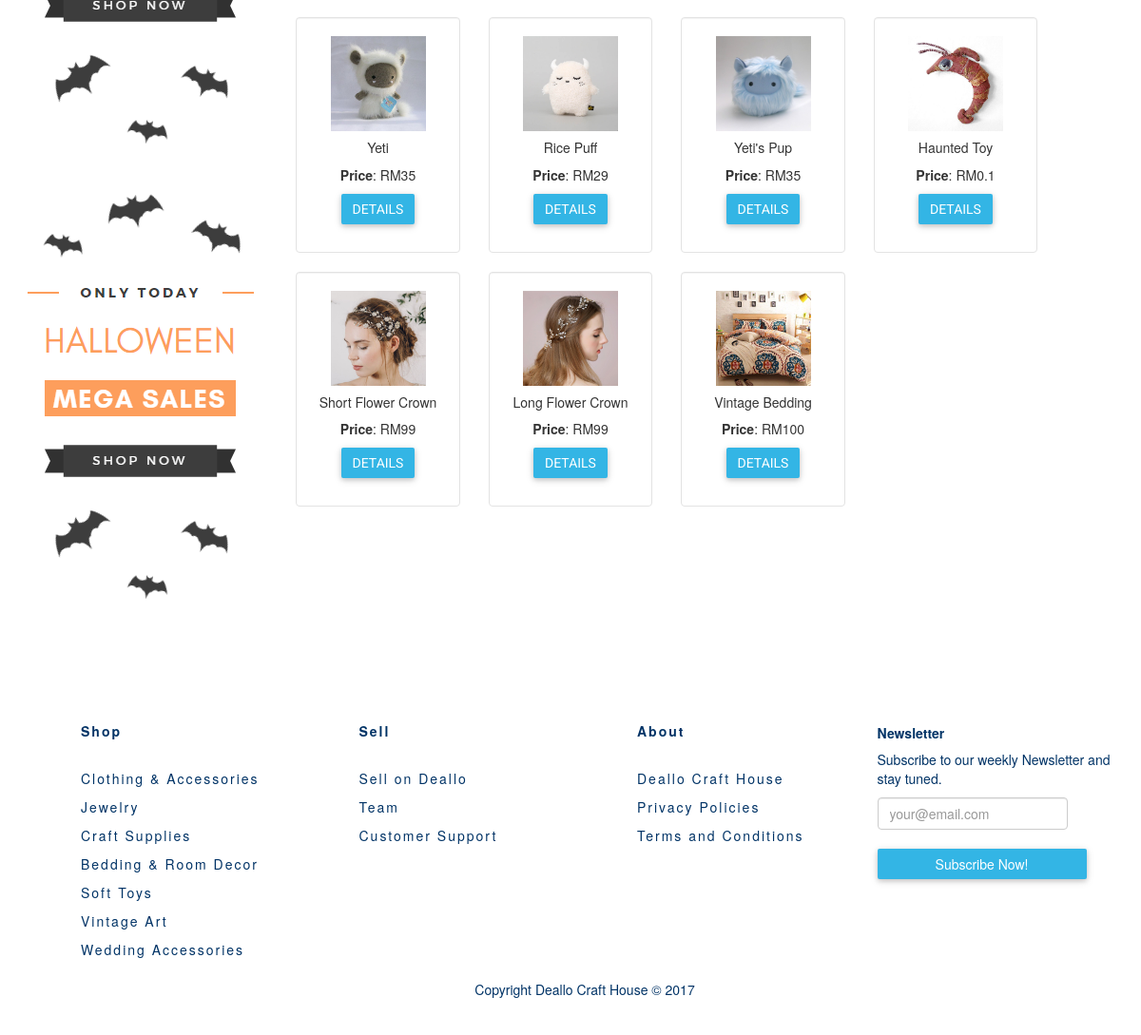
Page /pages/products.php (signed in, lower part) on the earlier database version.
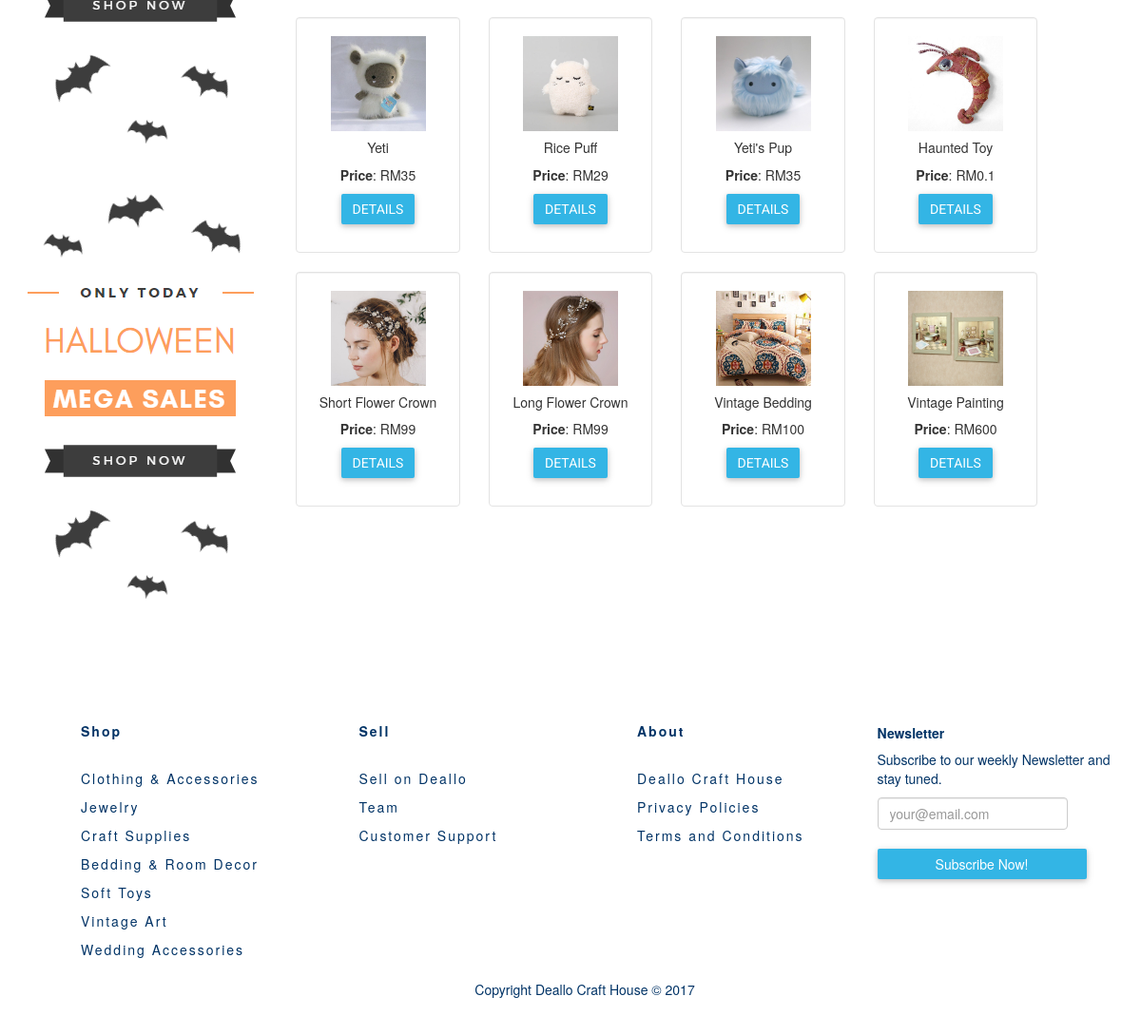
Same page on the later database version.
### tables this page shows
CREATE TABLE `product` (
  `id` int(11) NOT NULL,
  `name` varchar(80) NOT NULL,
  `summary` varchar(255) NOT NULL,
  `price` double NOT NULL,
  `quantity` varchar(10) NOT NULL,
  `image` varchar(100) NOT NULL,
  `product_owner` varchar(255) NOT NULL,
  `category` varchar(255) NOT NULL
);

### pages/products.php (the view, shortened to what this page needs)
<?php
include "../includes/product_config.php";
?>
<!DOCTYPE html>
<html lang="en">
<head>
    <link rel="stylesheet=" href="styles/bootstrap/bootstrap.css">
    <link rel="stylesheet" href="https://maxcdn.bootstrapcdn.com/bootstrap/3.3.7/css/bootstrap.min.css">
    <link rel="stylesheet" href="..styles/cart_styles.css">
    <link rel="stylesheet" href="../styles/test.css">
    <link rel="stylesheet" href="../styles/footer.css">
    <link rel="stylesheet" href="../styles/buttons.css">
    <link rel="stylesheet" href="../styles/product_modal.css">
    <link rel="stylesheet" href="../styles/products_styles.css">
    <link href="assets/css/font-awesome.min.css" rel="stylesheet">
</head>
<body>
 <div class="container-fluid">
  <div class="row" style="padding-right: 15px;">
    <div class="col-lg-3 col-md-3">
    <br/>
      <div class="ads" style="border-radius: 50px;">
        <img src="../images/ads/ad1.png" class="img-responsive"/>
      </div>
    <div class="ads" style="border-radius: 50px;">
        <img src="../images/ads/ad1.png" class="img-responsive"/>
      </div>
  </div>
  <br/>
   <div class="row" id="products" >
     <?php
        $stmt = $dbh->prepare("SELECT * FROM product");
        if ($stmt->execute()) {
            while ($row = $stmt->fetch()) {
        ?>
          <div class="col-md-2">
          <div class="well" style="background-color: white;">
              <img src="../images/product_images/<?php echo $row['image']; ?>" class="img-responsive mx-auto d-block" width="100px" height="100px" />
              <div class="text-center">
                <h5><?php echo $row['name'] ?></h5>
                <p><strong>Price</strong>: RM<?php echo $row['price'] ?><br/></p>
                <p>
                    <button type="button" class="btn btn-info" data-toggle="modal" data-target="#myModal-<?php echo $row['id'] ?>">Details</button>
                </p>
              </div>
          </div>
          </div>
        <?php
            }
        }
        ?>
        </div>
    </div>
</div>
    <?php include "../templates/footer.php" ?>
</body>
</html>

Differences in the rows shown:
added product: image (picture), name "Vintage Painting", price "600"
